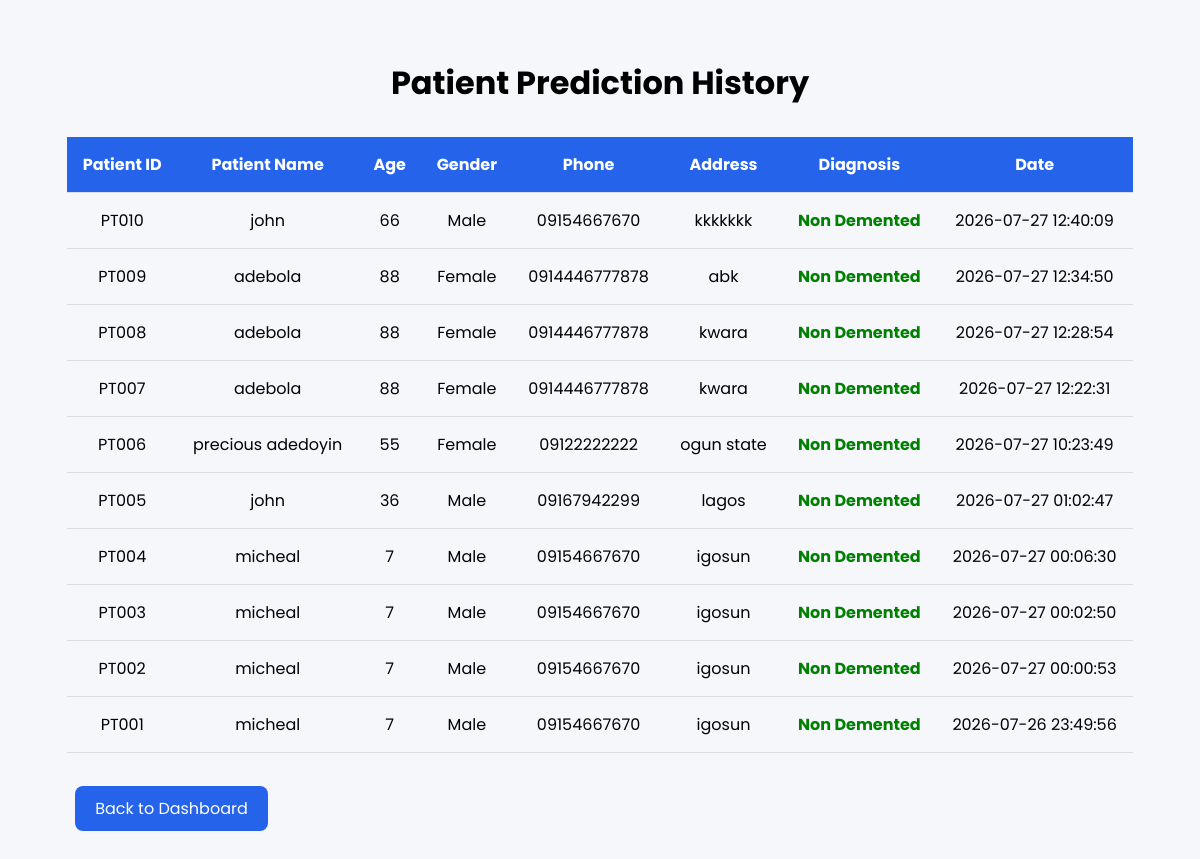
Screenshot of /history (signed in) with the database file from the repository.
### tables this page shows
CREATE TABLE predictions(

        id INTEGER PRIMARY KEY AUTOINCREMENT,

        user_id INTEGER,

        patient_id TEXT,

        patient_name TEXT,

        age INTEGER,

        gender TEXT,

        phone TEXT,

        address TEXT,

        image TEXT,

        diagnosis TEXT,

        confidence REAL,

        prediction_date TIMESTAMP DEFAULT CURRENT_TIMESTAMP

    );

### app.py (the view)
@app.route("/history")
def history():
    if not login_required():
        return redirect(url_for("home"))
    conn = get_db()
    history = conn.execute(
        """

        SELECT *

        FROM predictions

        WHERE user_id=?

        ORDER BY prediction_date DESC

        """,
        (
            session["user_id"],
        )
    ).fetchall()
    conn.close()
    return render_template(
        "history.html",
        history=history
    )

### app.py (called while the page is built)
def get_db():
    conn = sqlite3.connect(DATABASE)
    conn.row_factory = sqlite3.Row
    return conn

def login_required():
    return "user_id" in session

### templates/history.html (shortened to what this page needs)
<!DOCTYPE html>
<html lang="en">
<head>
    <link rel="stylesheet"
          href="{{ url_for('static', filename='css/history.css') }}">
</head>
<body>
<div class="container">
    <div class="card">
        <h1>Patient Prediction History</h1>
        <table>
            <thead>
                <tr>
                    <th>Patient ID</th>
                    <th>Patient Name</th>
                    <th>Age</th>
                    <th>Gender</th>
                    <th>Phone</th>
                    <th>Address</th>
                    <th>Diagnosis</th>
                    <th>Date</th>
                </tr>
            </thead>
            <tbody>
            {% if history %}
                {% for item in history %}
                <tr>
                    <td>{{ item['patient_id'] }}</td>
                    <td>{{ item['patient_name'] }}</td>
                    <td>{{ item['age'] }}</td>
                    <td>{{ item['gender'] }}</td>
                    <td>{{ item['phone'] }}</td>
                    <td>{{ item['address'] }}</td>
                    <td>
                        {% if item['diagnosis'] == "Alzheimer Detected" %}
                            <span style="color:red;font-weight:bold;">
                                Alzheimer Detected
                            </span>
                        {% else %}
                            <span style="color:green;font-weight:bold;">
                                Non Demented
                            </span>
                        {% endif %}
                    </td>
                    <td>{{ item['prediction_date'] }}</td>
                </tr>
                {% endfor %}
            {% endif %}
            </tbody>
        </table>
        <br>
        <a href="{{ url_for('dashboard') }}"
           class="btn">
            Back to Dashboard
        </a>
    </div>
</div>
</body>
</html>

### static/css/history.css (style rules this page uses)
body { font-family:Poppins,sans-serif; background:#f5f7fb; }
.container { width:90%; margin:auto; padding:30px; }
h1 { text-align:center; margin-bottom:30px; }
table { width:100%; border-collapse:collapse; }
th,td { padding:15px; border-bottom:1px solid #ddd; text-align:center; }
th { background:#2563eb; color:white; }
.btn { display:inline-block; margin:8px; padding:10px 20px; background:#2563eb; color:#fff; text-decoration:none; border-radius:8px; }

### rows the page displays
predictions: patient_id "PT010", patient_name "john", age "66", gender "Male", phone "09154667670", address "kkkkkkk", diagnosis "Non Demented", prediction_date "2026-07-27 12:40:09"
predictions: patient_id "PT009", patient_name "adebola", age "88", gender "Female", phone "0914446777878", address "abk", diagnosis "Non Demented", prediction_date "2026-07-27 12:34:50"
predictions: patient_id "PT008", patient_name "adebola", age "88", gender "Female", phone "0914446777878", address "kwara", diagnosis "Non Demented", prediction_date "2026-07-27 12:28:54"
predictions: patient_id "PT007", patient_name "adebola", age "88", gender "Female", phone "0914446777878", address "kwara", diagnosis "Non Demented", prediction_date "2026-07-27 12:22:31"
predictions: patient_id "PT006", patient_name "precious adedoyin", age "55", gender "Female", phone "09122222222", address "ogun state", diagnosis "Non Demented", prediction_date "2026-07-27 10:23:49"
predictions: patient_id "PT005", patient_name "john", age "36", gender "Male", phone "09167942299", address "lagos", diagnosis "Non Demented", prediction_date "2026-07-27 01:02:47"
predictions: patient_id "PT004", patient_name "micheal", age "7", gender "Male", phone "09154667670", address "igosun", diagnosis "Non Demented", prediction_date "2026-07-27 00:06:30"
predictions: patient_id "PT003", patient_name "micheal", age "7", gender "Male", phone "09154667670", address "igosun", diagnosis "Non Demented", prediction_date "2026-07-27 00:02:50"
predictions: patient_id "PT002", patient_name "micheal", age "7", gender "Male", phone "09154667670", address "igosun", diagnosis "Non Demented", prediction_date "2026-07-27 00:00:53"
predictions: patient_id "PT001", patient_name "micheal", age "7", gender "Male", phone "09154667670", address "igosun", diagnosis "Non Demented", prediction_date "2026-07-26 23:49:56"
